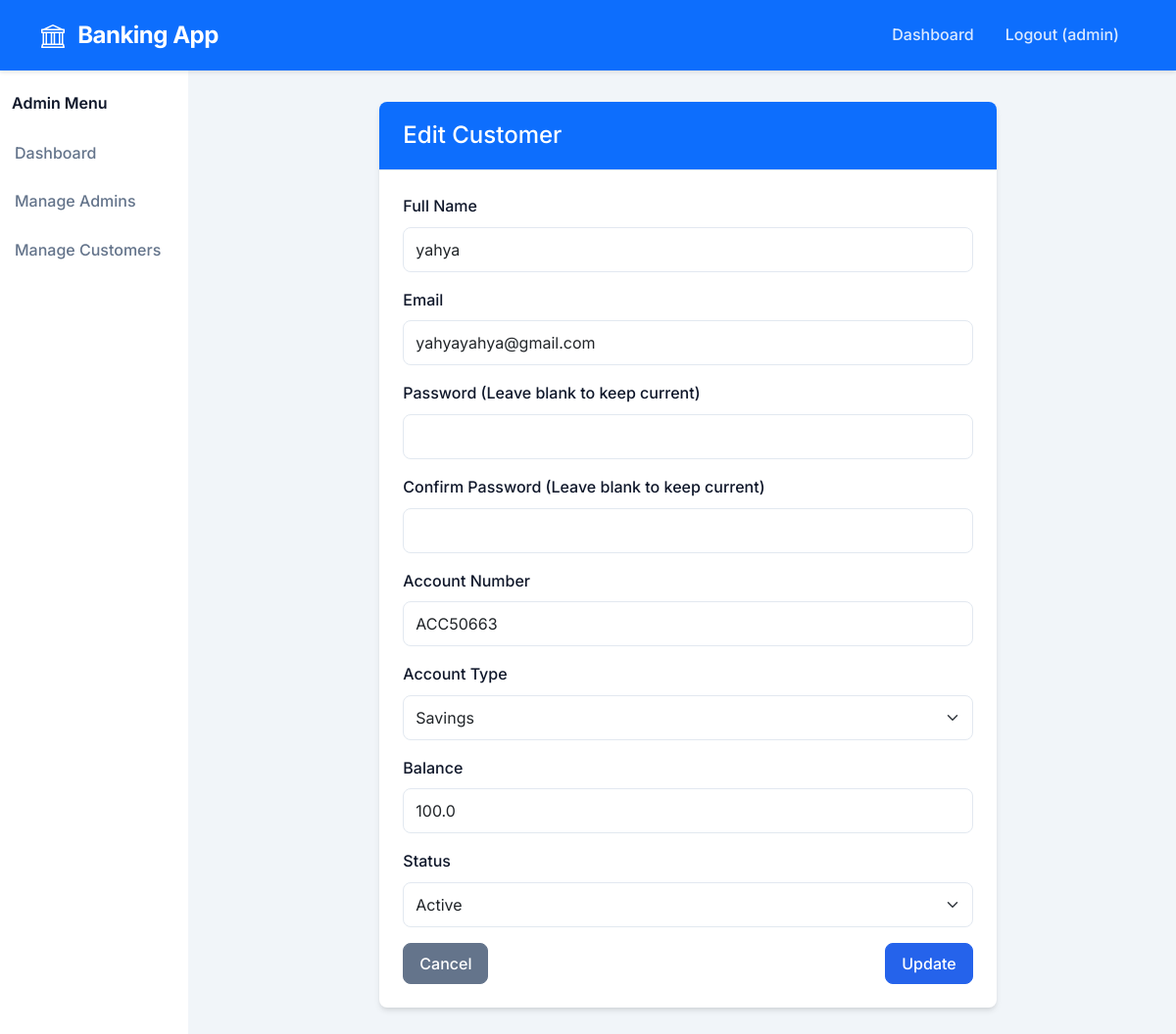
The page /admin/customers/edit/1 (signed in) on the database its author committed.
### app.py (models this page shows)
class Customer(db.Model):
    id = db.Column(db.Integer, primary_key=True)
    full_name = db.Column(db.String(100), nullable=False)
    email = db.Column(db.String(120), unique=True, nullable=False)
    password = db.Column(db.String(200), nullable=False)
    bank_account_number = db.Column(db.String(20), unique=True, nullable=False)
    account_type = db.Column(db.String(20), nullable=False)
    balance = db.Column(db.Float, default=0.0)
    date_opened = db.Column(db.DateTime, default=datetime.utcnow)
    status = db.Column(db.String(10), default='active')

### app.py (the view, shortened to what this page needs)
@app.route('/admin/customers/edit/<int:id>', methods=['GET', 'POST'])
@login_required
@admin_required
def customer_edit(id):
    customer = Customer.query.get_or_404(id)
    return render_template('admin/customer_form.html', customer=customer)

### app.py (called while the page is built)
def login_required(f):
    @wraps(f)
    def decorated_function(*args, **kwargs):
        if 'user_id' not in session:
            flash('Please log in to access this page', 'danger')
            return redirect(url_for('login'))
        return f(*args, **kwargs)
    return decorated_function

def admin_required(f):
    @wraps(f)
    def decorated_function(*args, **kwargs):
        if 'user_role' not in session or session['user_role'] != 'admin':
            flash('You do not have permission to access this page', 'danger')
            return redirect(url_for('dashboard'))
        return f(*args, **kwargs)
    return decorated_function

### templates/admin/customer_form.html (shortened to what this page needs)
{% extends 'base.html' %}
{% block content %}
<div class="row justify-content-center fade-in">
    <div class="col-md-8">
        <div class="card">
            <div class="card-header bg-primary text-white">
                <h4 class="mb-0">{% if customer %}Edit Customer{% else %}Add New Customer{% endif %}</h4>
            </div>
            <div class="card-body">
                <form method="POST">
                    <div class="mb-3">
                        <label for="full_name" class="form-label">Full Name</label>
                        <input type="text" class="form-control" id="full_name" name="full_name" value="{{ customer.full_name if customer else '' }}" required>
                    </div>
                    <div class="mb-3">
                        <label for="email" class="form-label">Email</label>
                        <input type="email" class="form-control" id="email" name="email" value="{{ customer.email if customer else '' }}" required>
                    </div>
                    <div class="mb-3">
                        <label for="password" class="form-label">Password {% if customer %}(Leave blank to keep current){% endif %}</label>
                        <input type="password" class="form-control" id="password" name="password" {% if not customer %}required{% endif %}>
                    </div>
                    <div class="mb-3">
                        <label for="confirm_password" class="form-label">Confirm Password {% if customer %}(Leave blank to keep current){% endif %}</label>
                        <input type="password" class="form-control" id="confirm_password" name="confirm_password" {% if not customer %}required{% endif %}>
                    </div>
                    {% if customer %}
                    <div class="mb-3">
                        <label for="bank_account_number" class="form-label">Account Number</label>
                        <input type="text" class="form-control" id="bank_account_number" name="bank_account_number" value="{{ customer.bank_account_number }}" readonly>
                    </div>
                    {% endif %}
                    <div class="mb-3">
                        <label for="account_type" class="form-label">Account Type</label>
                        <select class="form-select" id="account_type" name="account_type" required>
                            <option value="savings" {% if customer and customer.account_type == 'savings' %}selected{% endif %}>Savings</option>
                        </select>
                    </div>
                    <div class="mb-3">
                        <label for="balance" class="form-label">Balance</label>
                        <input type="number" step="0.01" class="form-control" id="balance" name="balance" value="{{ customer.balance if customer else '0.00' }}" required>
                    </div>
                    <div class="mb-3">
                        <label for="status" class="form-label">Status</label>
                        <select class="form-select" id="status" name="status" required>
                            <option value="active" {% if customer and customer.status == 'active' %}selected{% endif %}>Active</option>
                        </select>
                    </div>
                    <div class="d-flex justify-content-between">
                        <a href="{{ url_for('customer_list') }}" class="btn btn-secondary">Cancel</a>
                        <button type="submit" class="btn btn-primary">{% if customer %}Update{% else %}Create{% endif %}</button>
                    </div>
                </form>
            </div>
        </div>
    </div>
</div>
{% endblock %}

### static/css/style.css (style rules this page uses)
:root { --primary-color: #2563eb; --primary-dark: #1d4ed8; --primary-light: #3b82f6; --secondary-color: #0f172a; --accent-color: #f59e0b; --success-color: #10b981; --danger-color: #ef4444; --warning-color: #f59e0b; --info-color: #3b82f6; --light-color: #f8fafc; --dark-color: #1e293b; --gray-color: #64748b; --gray-light: #e2e8f0; --border-radius: 0.5rem; --box-shadow: 0 4px 6px -1px rgba(0, 0, 0, 0.1), 0 2px 4px -1px rgba(0, 0, 0, 0.06); --transition: all 0.3s ease; }
body { font-family: "Inter", -apple-system, BlinkMacSystemFont, "Segoe UI", Roboto, Oxygen, Ubuntu, Cantarell, "Open Sans", "Helvetica Neue", sans-serif; color: var(--dark-color); background-color: #f1f5f9; line-height: 1.6; }
.card { border: none; border-radius: var(--border-radius); box-shadow: var(--box-shadow); transition: var(--transition); overflow: hidden; margin-bottom: 1.5rem; }
.card-header { background-color: white; border-bottom: 1px solid var(--gray-light); padding: 1.25rem 1.5rem; font-weight: 600; }
.card-body { padding: 1.5rem; }
.btn { font-weight: 500; padding: 0.5rem 1rem; border-radius: var(--border-radius); transition: var(--transition); }
.btn-primary { background-color: var(--primary-color); border-color: var(--primary-color); }
.btn-secondary { background-color: var(--gray-color); border-color: var(--gray-color); }
.form-label { font-weight: 500; margin-bottom: 0.5rem; color: var(--secondary-color); }
.form-control, .form-select { border-radius: var(--border-radius); padding: 0.625rem 0.75rem; border: 1px solid var(--gray-light); transition: var(--transition); }
.fade-in { animation: fadeIn 0.3s ease-in-out; }

### rows shown on the page
Customer: full_name "yahya", email "yahyayahya@gmail.com", bank_account_number "ACC50663", account_type "Savings", balance "100.0", status "Active"

### other values the page prints
{{ session['username'] }} "admin"
